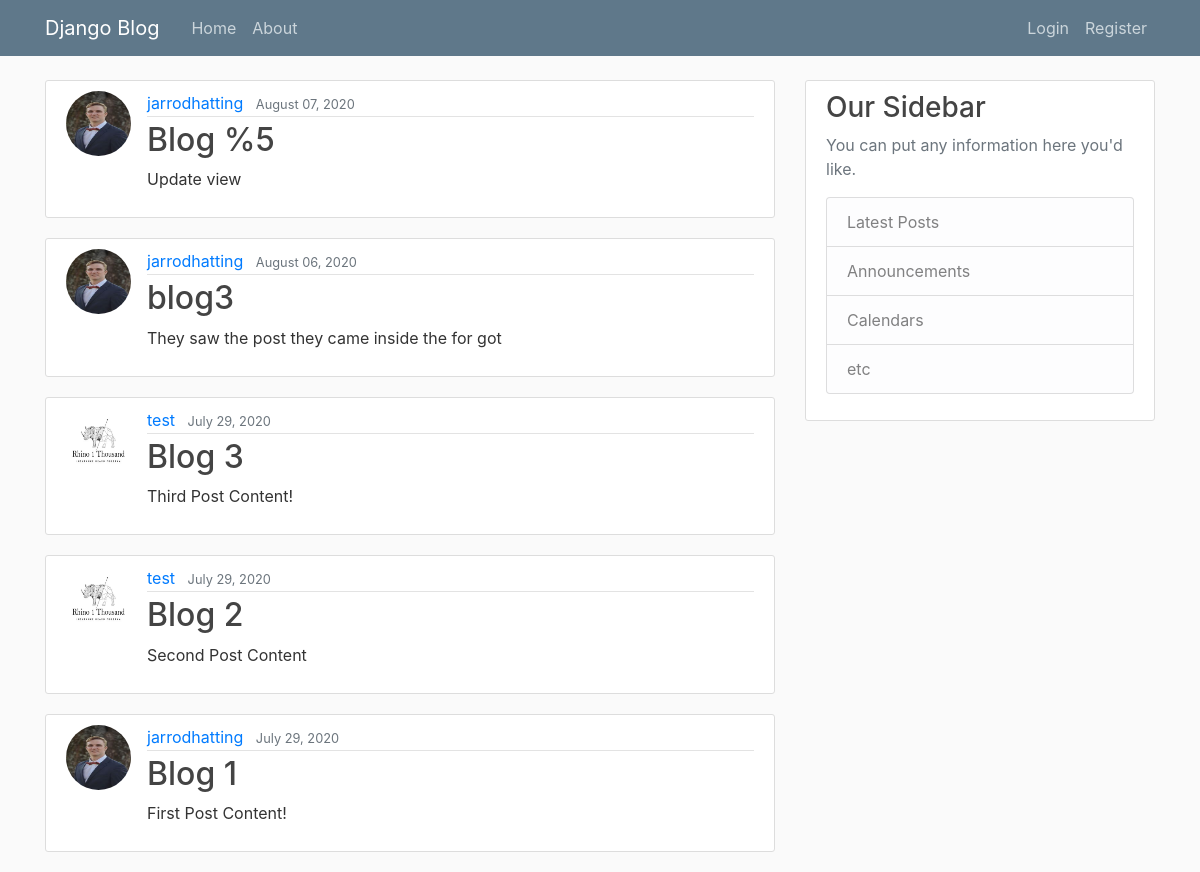
The app's page /, older data.
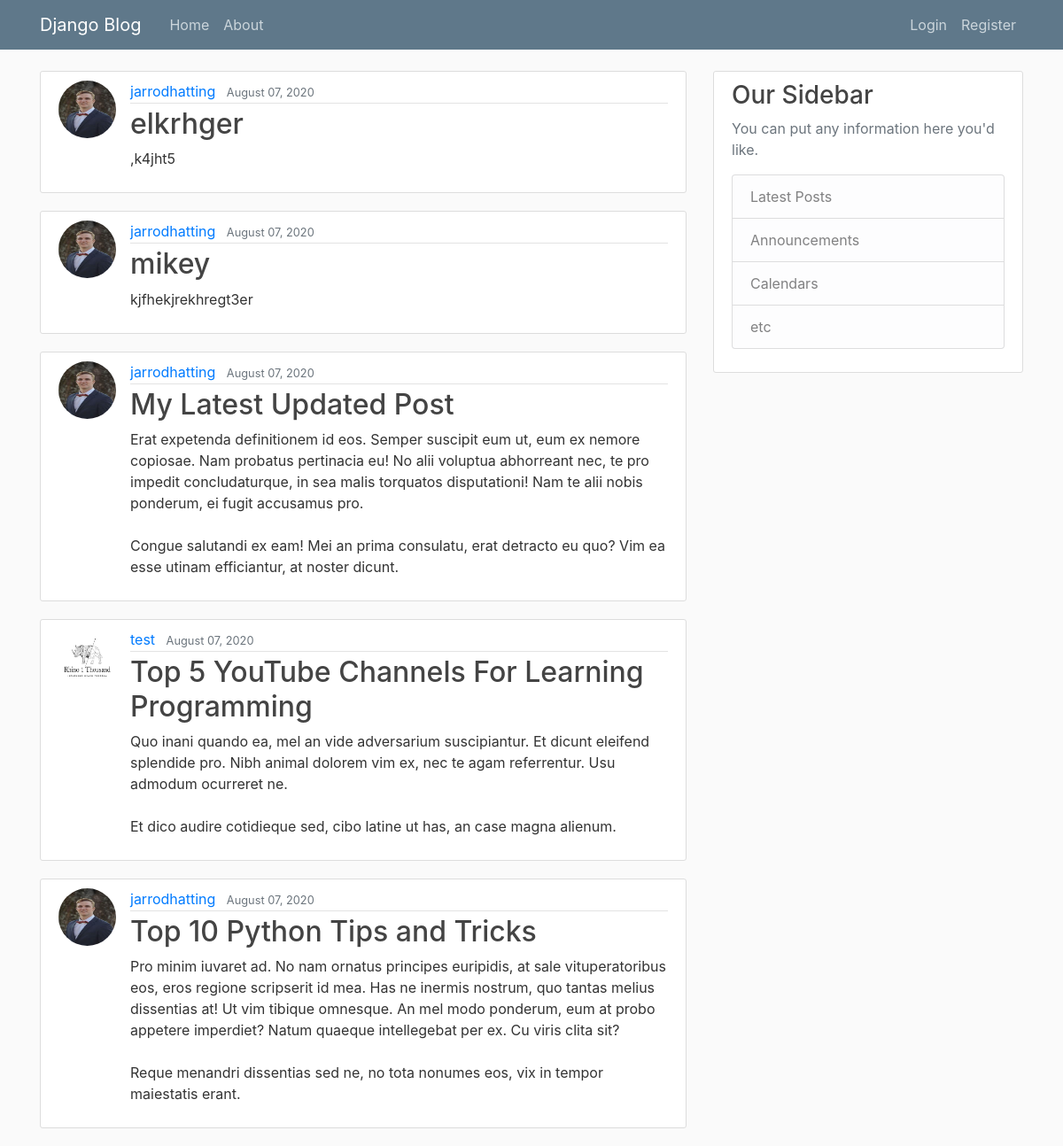
The same page, newer data.
### blog/models.py (models this page shows, shortened)
class Post(models.Model):
    title = models.CharField(max_length=100)
    content = models.TextField()
    date_posted = models.DateTimeField(default=timezone.now)
    author = models.ForeignKey(User, on_delete=models.CASCADE)

### users/models.py (models this page shows, shortened)
class Profile(models.Model):
    user = models.OneToOneField(User, on_delete=models.CASCADE)
    image = models.ImageField(default='default.jpg', upload_to='profile_pics')

### blog/views.py (the view)
# urls.py: path('', PostListView.as_view(), name='blog-home'),
class PostListView(ListView):
    model = Post
    template_name = 'blog/home.html'  # <app>/<model>_<viewtype>.html
    context_object_name = 'posts'
    ordering = ['-date_posted']
    paginate_by = 5

### blog/templates/blog/home.html
{% extends "blog/base.html" %}
{% block content %}
    {% for post in posts %}
        <article class="media content-section">
          <img class="rounded-circle article-img" src="{{ post.author.profile.image.url }}">
          <div class="media-body">
            <div class="article-metadata">
              <a class="mr-2" href="#">{{ post.author }}</a>
              <small class="text-muted">{{ post.date_posted|date:"F d, Y" }}</small>
            </div>
            <h2><a class="article-title" href="{% url 'post-detail' post.id %}">{{ post.title }}</a></h2>
            <p class="article-content">{{ post.content }}</p>
          </div>
        </article>
    {% endfor %}
{% endblock content %}

Row changes from the older to the newer data that the page shows:
removed Post: author.profile.image (picture), author "jarrodhatting", date_posted "August 07, 2020", title "Blog %5", content "Update view"
no longer on this page (row unchanged): Post: author.profile.image (picture), author "jarrodhatting", date_posted "August 06, 2020", title "blog3", content "They saw the post they came inside the for got"
no longer on this page (row unchanged): Post: author.profile.image (placeholder picture), author "test", date_posted "July 29, 2020", title "Blog 3", content "Third Post Content!"
no longer on this page (row unchanged): Post: author.profile.image (placeholder picture), author "test", date_posted "July 29, 2020", title "Blog 2", content "Second Post Content"
no longer on this page (row unchanged): Post: author.profile.image (picture), author "jarrodhatting", date_posted "July 29, 2020", title "Blog 1", content "First Post Content!"
added Post: author.profile.image (picture), author "jarrodhatting", date_posted "August 07, 2020", title "elkrhger", content ",k4jht5"
added Post: author.profile.image (picture), author "jarrodhatting", date_posted "August 07, 2020", title "mikey", content "kjfhekjrekhregt3er"
added Post: author.profile.image (picture), author "jarrodhatting", date_posted "August 07, 2020", title "My Latest Updated Post", content "Erat expetenda definitionem id eos. Semper suscipit eum ut, eum ex nemore copiosae. Nam probatus pertinacia eu! No alii voluptua abhorreant nec, te pro impedit concludaturque, in sea malis torquatos disputationi! Nam te alii nobis ponderum, ei fugit accusamus pro. Congue salutandi ex eam! Mei an prima consulatu, erat detracto eu quo? Vim ea esse utinam efficiantur, at noster dicunt."
added Post: author.profile.image (placeholder picture), author "test", date_posted "August 07, 2020", title "Top 5 YouTube Channels For Learning Programming", content "Quo inani quando ea, mel an vide adversarium suscipiantur. Et dicunt eleifend splendide pro. Nibh animal dolorem vim ex, nec te agam referrentur. Usu admodum ocurreret ne. Et dico audire cotidieque sed, cibo latine ut has, an case magna alienum."
added Post: author.profile.image (picture), author "jarrodhatting", date_posted "August 07, 2020", title "Top 10 Python Tips and Tricks", content "Pro minim iuvaret ad. No nam ornatus principes euripidis, at sale vituperatoribus eos, eros regione scripserit id mea. Has ne inermis nostrum, quo tantas melius dissentias at! Ut vim tibique omnesque. An mel modo ponderum, eum at probo appetere imperdiet? Natum quaeque intellegebat per ex. Cu viris clita sit? Reque menandri dissentias sed ne, no tota nonumes eos, vix in tempor maiestatis erant."
